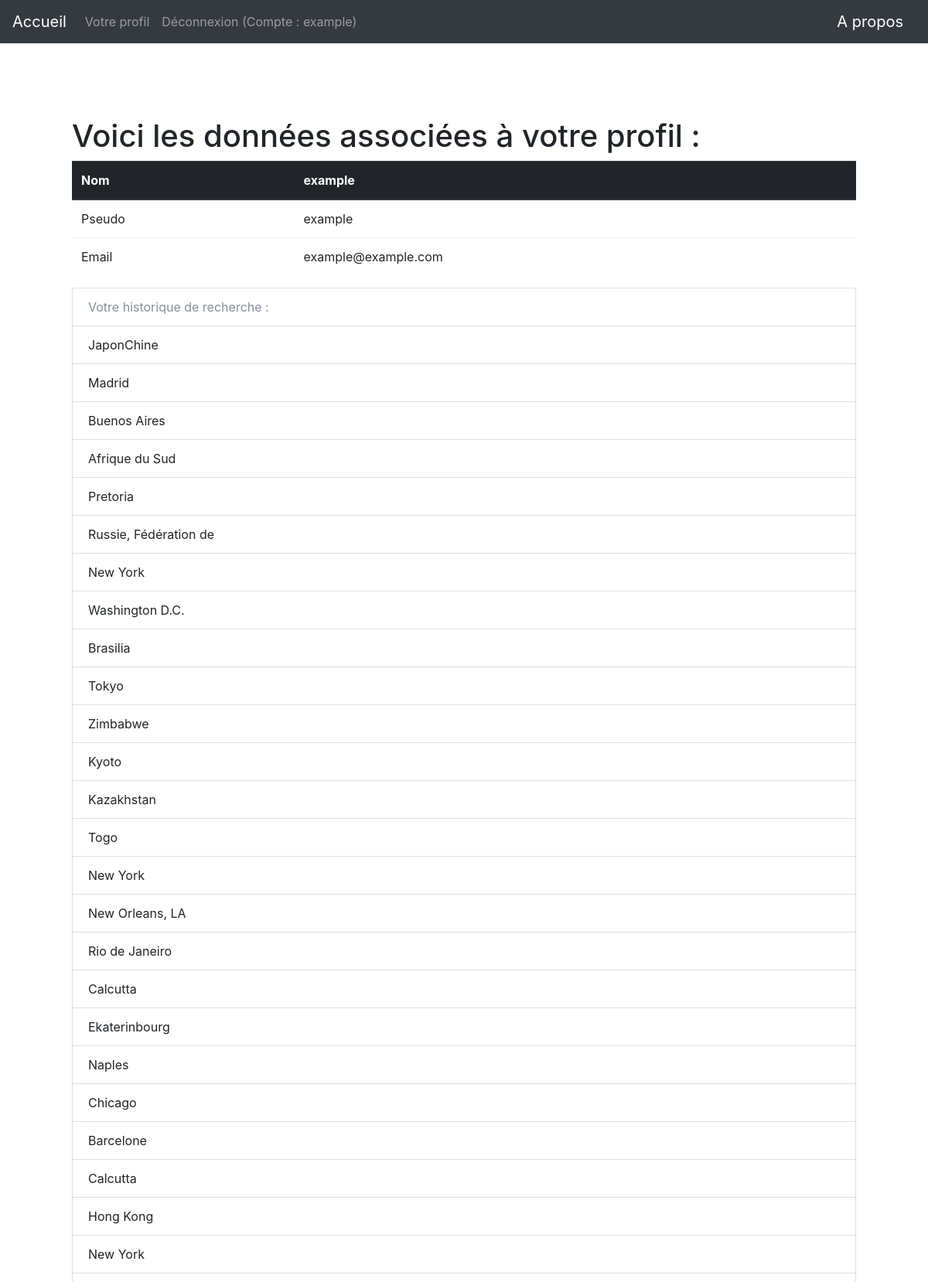
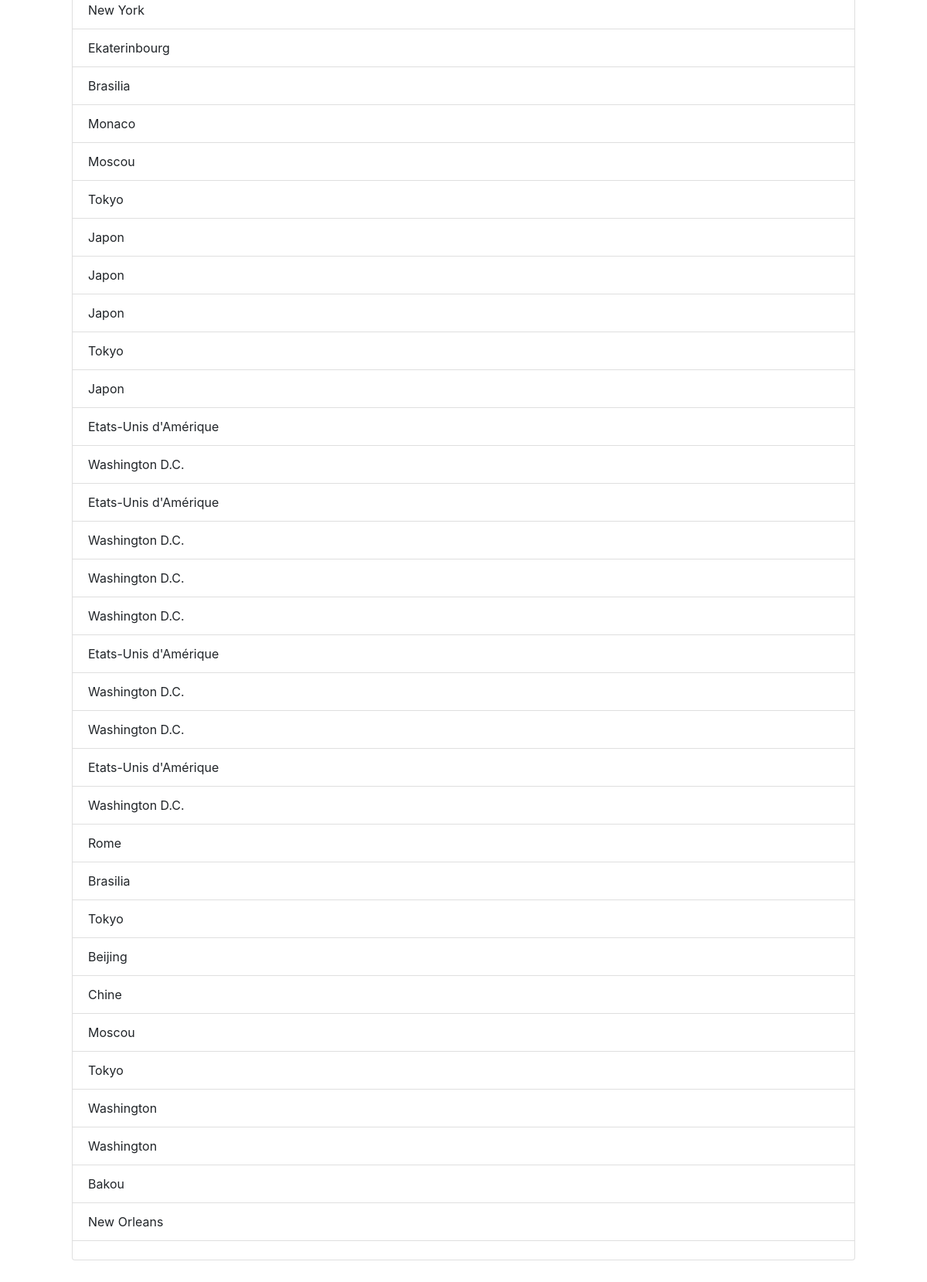
Page /profil (signed in) on the committed database (2 pictures, top to bottom).
### app/modeles/utilisateurs.py (models this page shows, shortened)
class User(UserMixin, users.Model):
    user_id = users.Column(users.Integer, unique=True, nullable=False, primary_key=True, autoincrement=True)
    user_nom = users.Column(users.Text, nullable=False)
    user_login = users.Column(users.String(45), nullable=False, unique=True)
    user_email = users.Column(users.Text, nullable=False)
    user_password = users.Column(users.String(100), nullable=False)
    user_historique = users.Column(users.String(1000))

### app/routes.py (the view)
@app.route("/profil")
@login_required
def profil():
    histo = current_user.user_historique.split(";")
    return render_template("profil.html", current_user=current_user, histo=histo)

### app/modeles/utilisateurs.py (called while the page is built)
@login.user_loader
def trouver_utilisateur_via_id(identifiant):
    return User.query.get(int(identifiant))

### app/templates/profil.html (shortened to what this page needs)
{% extends "base.html" %}
{% block body %}
<h1>Voici les données associées à votre profil :</h1>
<table class="table">
    <thead class="thead-dark">
      <tr>
        <th scope="col">Nom</th>
        <th scope="col">{{current_user.user_nom}}</th>
      </tr>
    </thead>
    <tbody>
        <tr>
            <td>Pseudo</td>
            <td>{{current_user.user_login}}</td>
        </tr>
        <tr>
            <td>Email</td>
            <td>{{current_user.user_email}}</td>
        </tr>
    </tbody>
  </table>
  <ul class="list-group">
    <li class="list-group-item disabled">Votre historique de recherche :</li>
    {% for element in histo %}
      <li class="list-group-item">{{element}}</li>
    {% endfor %}
  </ul>
{% endblock %}

### app/templates/base.html (shortened to what this page needs)
<!DOCTYPE html>
<html lang="fr">
    <head>
        {% include "css.html" %}
    </head>
    <nav class="navbar navbar-expand-md navbar-dark bg-dark justify-content-between">
        <a class="navbar-brand" href="{{ url_for('accueil') }}">Accueil</a>
        <ul class="navbar-nav mr-auto">
            {% if not current_user.is_authenticated %}
              <li class="nav-item">
                <a class="nav-link" href="{{url_for("inscription")}}">Inscription</a>
              </li>
              <li class="nav-item">
                <a class="nav-link" href="{{url_for("connexion")}}">Connexion</a>
              </li>
            {% else %}
            <li class="nav-item">
              <a class="nav-link" href="{{url_for("profil")}}">Votre profil</a>
            </li>
              <li class="nav-item">
                <a class="nav-link" href="{{url_for("deconnexion")}}">Déconnexion (Compte : {{current_user.user_nom}})</a>
              </li>
            {% endif %}
        </ul>
        <a class="navbar-brand" href="{{ url_for('a_propos') }}">A propos</a>
    </nav>
     <body class="body">
        <div class="container">
            <div class="card border-0 shadow my-5">
              <div class="card-body p-5">
                {% block body %}
                {% endblock %}
              </div>
            </div>
          </div>
    </body>
</html>

### app/templates/css.html
<link rel="stylesheet" href="{{ url_for('static', filename='css/bootstrap.css')}}">

### rows in the picture
User: user_nom "example", user_login "example", user_email "example@example.com"

### other values in the picture
{{ element }} "JaponChine" "Madrid" "Buenos Aires" "Afrique du Sud" "Pretoria" "Russie, Fédération de" "New York" "Washington D.C." "Brasilia" "Tokyo" "Zimbabwe" "Kyoto" "Kazakhstan" "Togo" "New York" "New Orleans, LA" "Rio de Janeiro" "Calcutta" "Ekaterinbourg" "Naples" "Chicago" "Barcelone" "Calcutta" "Hong Kong" "New York" "New York" "Ekaterinbourg" "Brasilia" "Monaco" "Moscou" "Tokyo" "Japon" "Japon" "Japon" "Tokyo" "Japon" "Etats-Unis d'Amérique" "Washington D.C." "Etats-Unis d'Amérique" "Washington D.C." "Washington D.C." "Washington D.C." "Etats-Unis d'Amérique" "Washington D.C." "Washington D.C." "Etats-Unis d'Amérique" "Washington D.C." "Rome" "Brasilia" "Tokyo" "Beijing" "Chine" "Moscou" "Tokyo" "Washington" "Washington" "Bakou" "New Orleans"
